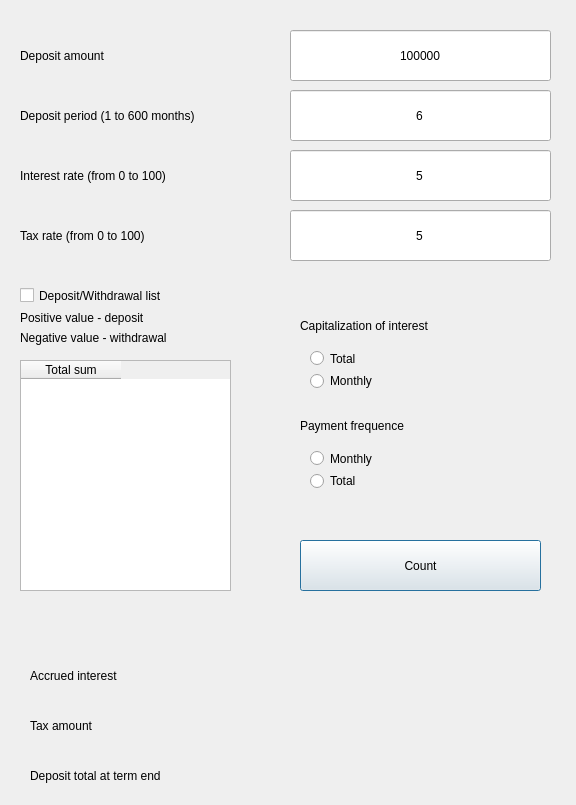
<?xml version="1.0" encoding="UTF-8"?>
<ui version="4.0">
 <class>deposit_calc</class>
 <widget class="QDialog" name="deposit_calc">
  <property name="geometry">
   <rect>
    <x>0</x>
    <y>0</y>
    <width>576</width>
    <height>805</height>
   </rect>
  </property>
  <property name="windowTitle">
   <string>Deposit Calc</string>
  </property>
  <widget class="QLabel" name="deposit_sum_label">
   <property name="geometry">
    <rect>
     <x>20</x>
     <y>40</y>
     <width>251</width>
     <height>31</height>
    </rect>
   </property>
   <property name="text">
    <string>Deposit amount</string>
   </property>
  </widget>
  <widget class="QLineEdit" name="deposit_sum">
   <property name="geometry">
    <rect>
     <x>290</x>
     <y>30</y>
     <width>261</width>
     <height>51</height>
    </rect>
   </property>
   <property name="text">
    <string>100000</string>
   </property>
   <property name="alignment">
    <set>Qt::AlignCenter</set>
   </property>
  </widget>
  <widget class="QLabel" name="deposit_sum_label_2">
   <property name="geometry">
    <rect>
     <x>20</x>
     <y>100</y>
     <width>241</width>
     <height>31</height>
    </rect>
   </property>
   <property name="text">
    <string>Deposit period (1 to 600 months)</string>
   </property>
  </widget>
  <widget class="QLineEdit" name="deposit_term">
   <property name="geometry">
    <rect>
     <x>290</x>
     <y>90</y>
     <width>261</width>
     <height>51</height>
    </rect>
   </property>
   <property name="text">
    <string>6</string>
   </property>
   <property name="alignment">
    <set>Qt::AlignCenter</set>
   </property>
  </widget>
  <widget class="QLineEdit" name="deposit_percent">
   <property name="geometry">
    <rect>
     <x>290</x>
     <y>150</y>
     <width>261</width>
     <height>51</height>
    </rect>
   </property>
   <property name="text">
    <string>5</string>
   </property>
   <property name="alignment">
    <set>Qt::AlignCenter</set>
   </property>
  </widget>
  <widget class="QLabel" name="deposit_sum_label_3">
   <property name="geometry">
    <rect>
     <x>20</x>
     <y>160</y>
     <width>231</width>
     <height>31</height>
    </rect>
   </property>
   <property name="text">
    <string>Interest rate (from 0 to 100)</string>
   </property>
  </widget>
  <widget class="QLabel" name="deposit_sum_label_4">
   <property name="geometry">
    <rect>
     <x>300</x>
     <y>310</y>
     <width>211</width>
     <height>31</height>
    </rect>
   </property>
   <property name="text">
    <string>Capitalization of interest</string>
   </property>
  </widget>
  <widget class="QLabel" name="deposit_sum_label_5">
   <property name="geometry">
    <rect>
     <x>300</x>
     <y>410</y>
     <width>211</width>
     <height>31</height>
    </rect>
   </property>
   <property name="text">
    <string>Payment frequence</string>
   </property>
  </widget>
  <widget class="QLabel" name="deposit_sum_label_6">
   <property name="geometry">
    <rect>
     <x>30</x>
     <y>660</y>
     <width>241</width>
     <height>31</height>
    </rect>
   </property>
   <property name="text">
    <string>Accrued interest</string>
   </property>
  </widget>
  <widget class="QLabel" name="interest_income">
   <property name="geometry">
    <rect>
     <x>270</x>
     <y>660</y>
     <width>251</width>
     <height>31</height>
    </rect>
   </property>
   <property name="styleSheet">
    <string notr="true"/>
   </property>
   <property name="text">
    <string/>
   </property>
   <property name="alignment">
    <set>Qt::AlignLeading|Qt::AlignLeft|Qt::AlignVCenter</set>
   </property>
  </widget>
  <widget class="QLabel" name="deposit_sum_label_7">
   <property name="geometry">
    <rect>
     <x>30</x>
     <y>710</y>
     <width>231</width>
     <height>31</height>
    </rect>
   </property>
   <property name="text">
    <string>Tax amount</string>
   </property>
  </widget>
  <widget class="QLabel" name="tax_sum">
   <property name="geometry">
    <rect>
     <x>270</x>
     <y>710</y>
     <width>251</width>
     <height>31</height>
    </rect>
   </property>
   <property name="styleSheet">
    <string notr="true"/>
   </property>
   <property name="text">
    <string/>
   </property>
   <property name="alignment">
    <set>Qt::AlignLeading|Qt::AlignLeft|Qt::AlignVCenter</set>
   </property>
  </widget>
  <widget class="QLabel" name="deposit_sum_label_8">
   <property name="geometry">
    <rect>
     <x>30</x>
     <y>760</y>
     <width>281</width>
     <height>31</height>
    </rect>
   </property>
   <property name="text">
    <string>Deposit total at term end</string>
   </property>
  </widget>
  <widget class="QLabel" name="total_deposit_sum">
   <property name="geometry">
    <rect>
     <x>270</x>
     <y>760</y>
     <width>251</width>
     <height>31</height>
    </rect>
   </property>
   <property name="text">
    <string/>
   </property>
  </widget>
  <widget class="QPushButton" name="pushButton">
   <property name="geometry">
    <rect>
     <x>300</x>
     <y>540</y>
     <width>241</width>
     <height>51</height>
    </rect>
   </property>
   <property name="text">
    <string>Count</string>
   </property>
  </widget>
  <widget class="QWidget" name="layoutWidget">
   <property name="geometry">
    <rect>
     <x>310</x>
     <y>350</y>
     <width>123</width>
     <height>39</height>
    </rect>
   </property>
   <layout class="QVBoxLayout" name="verticalLayout">
    <item>
     <widget class="QRadioButton" name="radioB_end_cap">
      <property name="text">
       <string>Total</string>
      </property>
     </widget>
    </item>
    <item>
     <widget class="QRadioButton" name="radioB_mon_cap">
      <property name="text">
       <string>Monthly</string>
      </property>
     </widget>
    </item>
   </layout>
  </widget>
  <widget class="QWidget" name="layoutWidget">
   <property name="geometry">
    <rect>
     <x>310</x>
     <y>450</y>
     <width>123</width>
     <height>39</height>
    </rect>
   </property>
   <layout class="QVBoxLayout" name="verticalLayout_2">
    <item>
     <widget class="QRadioButton" name="radioB_mon_pay">
      <property name="text">
       <string>Monthly</string>
      </property>
     </widget>
    </item>
    <item>
     <widget class="QRadioButton" name="radioB_end_pay">
      <property name="text">
       <string>Total</string>
      </property>
     </widget>
    </item>
   </layout>
  </widget>
  <widget class="QTableWidget" name="tableWidget">
   <property name="geometry">
    <rect>
     <x>20</x>
     <y>360</y>
     <width>211</width>
     <height>231</height>
    </rect>
   </property>
   <column>
    <property name="text">
     <string>Total sum</string>
    </property>
   </column>
  </widget>
  <widget class="QCheckBox" name="checkBox_add">
   <property name="geometry">
    <rect>
     <x>20</x>
     <y>280</y>
     <width>251</width>
     <height>31</height>
    </rect>
   </property>
   <property name="text">
   <string>Deposit/Withdrawal list</string>
   </property>
  </widget>
  <widget class="QLineEdit" name="tax_percent">
   <property name="geometry">
    <rect>
     <x>290</x>
     <y>210</y>
     <width>261</width>
     <height>51</height>
    </rect>
   </property>
   <property name="text">
    <string>5</string>
   </property>
   <property name="alignment">
    <set>Qt::AlignCenter</set>
   </property>
  </widget>
  <widget class="QLabel" name="deposit_sum_label_9">
   <property name="geometry">
    <rect>
     <x>20</x>
     <y>220</y>
     <width>221</width>
     <height>31</height>
    </rect>
   </property>
   <property name="text">
    <string>Tax rate (from 0 to 100)</string>
   </property>
  </widget>
  <widget class="QLabel" name="error_label">
   <property name="geometry">
    <rect>
     <x>120</x>
     <y>600</y>
     <width>341</width>
     <height>41</height>
    </rect>
   </property>
   <property name="styleSheet">
    <string notr="true">color: red;</string>
   </property>
   <property name="text">
    <string/>
   </property>
   <property name="alignment">
    <set>Qt::AlignCenter</set>
   </property>
  </widget>
  <widget class="QLabel" name="label">
   <property name="geometry">
    <rect>
     <x>20</x>
     <y>310</y>
     <width>261</width>
     <height>16</height>
    </rect>
   </property>
   <property name="text">
    <string>Positive value - deposit</string>
   </property>
  </widget>
  <widget class="QLabel" name="label_2">
   <property name="geometry">
    <rect>
     <x>20</x>
     <y>330</y>
     <width>261</width>
     <height>16</height>
    </rect>
   </property>
   <property name="text">
    <string>Negative value - withdrawal</string>
   </property>
  </widget>
 </widget>
 <resources/>
 <connections/>
</ui>
